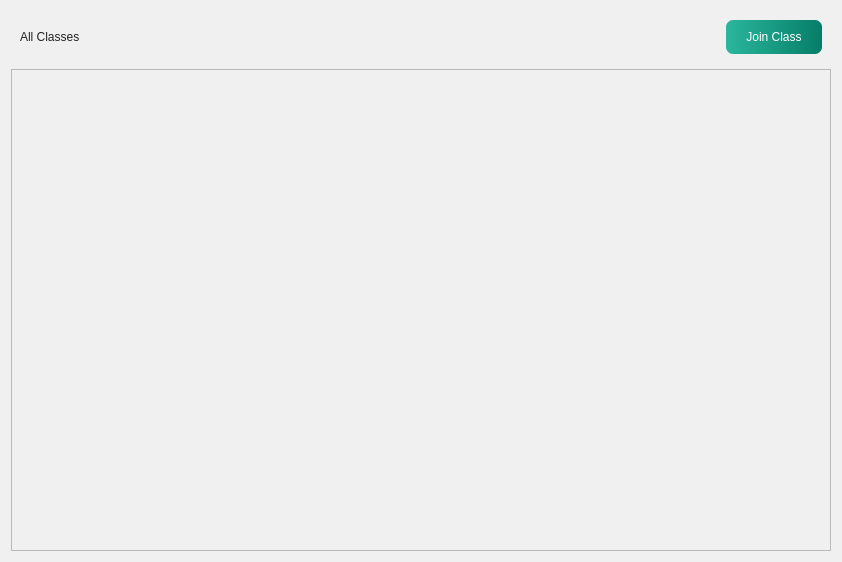
<?xml version="1.0" encoding="UTF-8"?>
<ui version="4.0">
 <class>classes_student</class>
 <widget class="QWidget" name="classes_student">
  <property name="geometry">
   <rect>
    <x>0</x>
    <y>0</y>
    <width>842</width>
    <height>562</height>
   </rect>
  </property>
  <property name="sizePolicy">
   <sizepolicy hsizetype="Fixed" vsizetype="Fixed">
    <horstretch>0</horstretch>
    <verstretch>0</verstretch>
   </sizepolicy>
  </property>
  <property name="windowTitle">
   <string>Form</string>
  </property>
  <property name="styleSheet">
   <string notr="true">background-color: rgb(240, 240, 240);</string>
  </property>
  <layout class="QVBoxLayout" name="verticalLayout">
   <item>
    <widget class="QWidget" name="widget" native="true">
     <property name="sizePolicy">
      <sizepolicy hsizetype="Preferred" vsizetype="Fixed">
       <horstretch>0</horstretch>
       <verstretch>0</verstretch>
      </sizepolicy>
     </property>
     <layout class="QHBoxLayout" name="horizontalLayout_2">
      <item>
       <widget class="QLabel" name="label">
        <property name="styleSheet">
         <string notr="true">color: rgb(34, 34, 34);
font: 600 18pt &quot;Segoe UI&quot;;</string>
        </property>
        <property name="text">
         <string>All Classes</string>
        </property>
       </widget>
      </item>
      <item>
       <spacer name="horizontalSpacer">
        <property name="orientation">
         <enum>Qt::Orientation::Horizontal</enum>
        </property>
        <property name="sizeHint" stdset="0">
         <size>
          <width>587</width>
          <height>20</height>
         </size>
        </property>
       </spacer>
      </item>
      <item>
       <widget class="QPushButton" name="btn_join_class">
        <property name="cursor">
         <cursorShape>PointingHandCursor</cursorShape>
        </property>
        <property name="styleSheet">
         <string notr="true">color: #fff;
background : qlineargradient(spread:pad, x1:0, y1:0, x2:1, y2:0, stop:0 rgb(42, 183, 157), stop:1 #067d68);;
border: none;
padding: 10px 20px;
font: 800 14px &quot;Segoe UI&quot;;
border-radius: 7px</string>
        </property>
        <property name="text">
         <string>Join Class</string>
        </property>
        <property name="icon">
         <iconset>
          <normaloff>../icons/join.png</normaloff>../icons/join.png</iconset>
        </property>
        <property name="iconSize">
         <size>
          <width>15</width>
          <height>15</height>
         </size>
        </property>
       </widget>
      </item>
     </layout>
    </widget>
   </item>
   <item>
    <widget class="QStackedWidget" name="classes_stacked">
     <property name="currentIndex">
      <number>1</number>
     </property>
     <widget class="QWidget" name="no_class">
      <layout class="QVBoxLayout" name="verticalLayout_5">
       <item>
        <widget class="QWidget" name="widget_2" native="true">
         <property name="styleSheet">
          <string notr="true">QLabel{
  
  font: 15pt &quot;Segoe UI&quot;;
  color: rgb(0, 0, 0);
}</string>
         </property>
         <layout class="QVBoxLayout" name="verticalLayout_4">
          <item>
           <widget class="QLabel" name="label_2">
            <property name="sizePolicy">
             <sizepolicy hsizetype="Preferred" vsizetype="Preferred">
              <horstretch>0</horstretch>
              <verstretch>0</verstretch>
             </sizepolicy>
            </property>
            <property name="text">
             <string>No Class Joined!</string>
            </property>
            <property name="alignment">
             <set>Qt::AlignmentFlag::AlignCenter</set>
            </property>
           </widget>
          </item>
         </layout>
        </widget>
       </item>
      </layout>
     </widget>
     <widget class="QWidget" name="all_class">
      <layout class="QVBoxLayout" name="verticalLayout_3">
       <property name="leftMargin">
        <number>0</number>
       </property>
       <property name="topMargin">
        <number>0</number>
       </property>
       <property name="rightMargin">
        <number>0</number>
       </property>
       <property name="bottomMargin">
        <number>0</number>
       </property>
       <item>
        <widget class="QScrollArea" name="class_list_container">
         <property name="widgetResizable">
          <bool>true</bool>
         </property>
         <property name="alignment">
          <set>Qt::AlignmentFlag::AlignLeading|Qt::AlignmentFlag::AlignLeft|Qt::AlignmentFlag::AlignTop</set>
         </property>
         <widget class="QWidget" name="scrollAreaWidgetContents_3">
          <property name="geometry">
           <rect>
            <x>0</x>
            <y>0</y>
            <width>820</width>
            <height>477</height>
           </rect>
          </property>
          <layout class="QVBoxLayout" name="classesLayout">
           <item>
            <spacer name="verticalSpacer">
             <property name="orientation">
              <enum>Qt::Orientation::Vertical</enum>
             </property>
             <property name="sizeHint" stdset="0">
              <size>
               <width>20</width>
               <height>40</height>
              </size>
             </property>
            </spacer>
           </item>
          </layout>
         </widget>
        </widget>
       </item>
      </layout>
     </widget>
    </widget>
   </item>
  </layout>
 </widget>
 <resources/>
 <connections/>
</ui>
